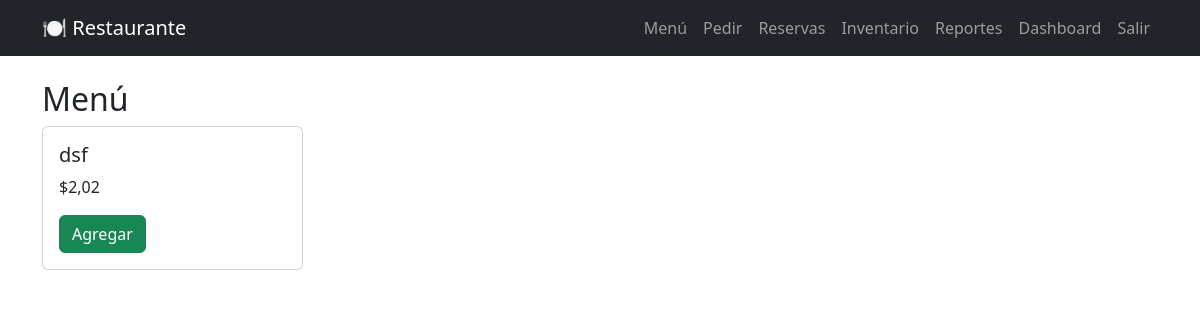
Page /orders/menu/ (signed in) on the earlier database version.
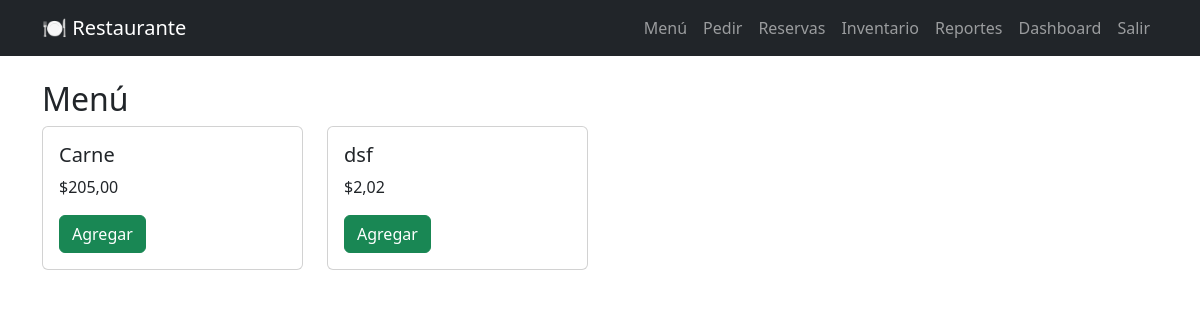
Same page on the later database version.
### menu/models.py (models this page shows, shortened)
class Dish(models.Model):
    name = models.CharField(max_length=100)
    description = models.TextField(blank=True)
    price = models.DecimalField(
        max_digits=10,
        decimal_places=2,
        verbose_name="Precio (COP)"
    )
    ingredients = models.ManyToManyField(
        Ingredient,
        through="DishIngredient",
        related_name="used_in"
    )
    class Meta:
        ordering = ["name"]

### orders/views.py (the view)
# urls.py: path("menu/", views.menu_view, name="menu"),
@login_required
def menu_view(request):
    dishes = Dish.objects.all()
    return render(request, "orders/menu.html", {"dishes": dishes})

### templates/orders/menu.html
{% extends "base.html" %}
{% block content %}
<h2>Menú</h2>
<div class="row">
{% for d in dishes %}
    <div class="col-3 mb-3">
        <div class="card">
            <div class="card-body">
                <h5>{{ d.name }}</h5>
                <p>${{ d.price }}</p>
                <a href="/orders/add/{{ d.id }}/" class="btn btn-success">Agregar</a>
            </div>
        </div>
    </div>
{% endfor %}
</div>
{% endblock %}

### templates/base.html (shortened to what this page needs)
<!DOCTYPE html>
<html lang="es">
<head>
    <link href="https://cdn.jsdelivr.net/npm/bootstrap@5.3.0/dist/css/bootstrap.min.css" rel="stylesheet">
</head>
<body>
<nav class="navbar navbar-expand-lg navbar-dark bg-dark">
    <div class="container">
        <a class="navbar-brand" href="/">🍽 Restaurante</a>
        <div class="collapse navbar-collapse" id="nav">
            <ul class="navbar-nav ms-auto">
                <li class="nav-item"><a class="nav-link" href="/menu/dishes/">Menú</a></li>
                <li class="nav-item"><a class="nav-link" href="/orders/menu/">Pedir</a></li>
                <li class="nav-item"><a class="nav-link" href="/reservations/">Reservas</a></li>
                <li class="nav-item"><a class="nav-link" href="/inventory/">Inventario</a></li>
                <li class="nav-item"><a class="nav-link" href="/reports/top-dishes/">Reportes</a></li>
                {% if user.is_authenticated %}
                <li class="nav-item"><a class="nav-link" href="/core/dashboard/">Dashboard</a></li>
                <li class="nav-item"><a class="nav-link" href="/logout/">Salir</a></li>
                {% else %}
                <li class="nav-item"><a class="nav-link" href="/login/">Ingresar</a></li>
                {% endif %}
            </ul>
        </div>
    </div>
</nav>
<div class="container mt-4">
    {% block content %}
    {% endblock %}
</div>
</body>
</html>

Differences in the rows shown:
added Dish: name "Carne", price "205,00"
